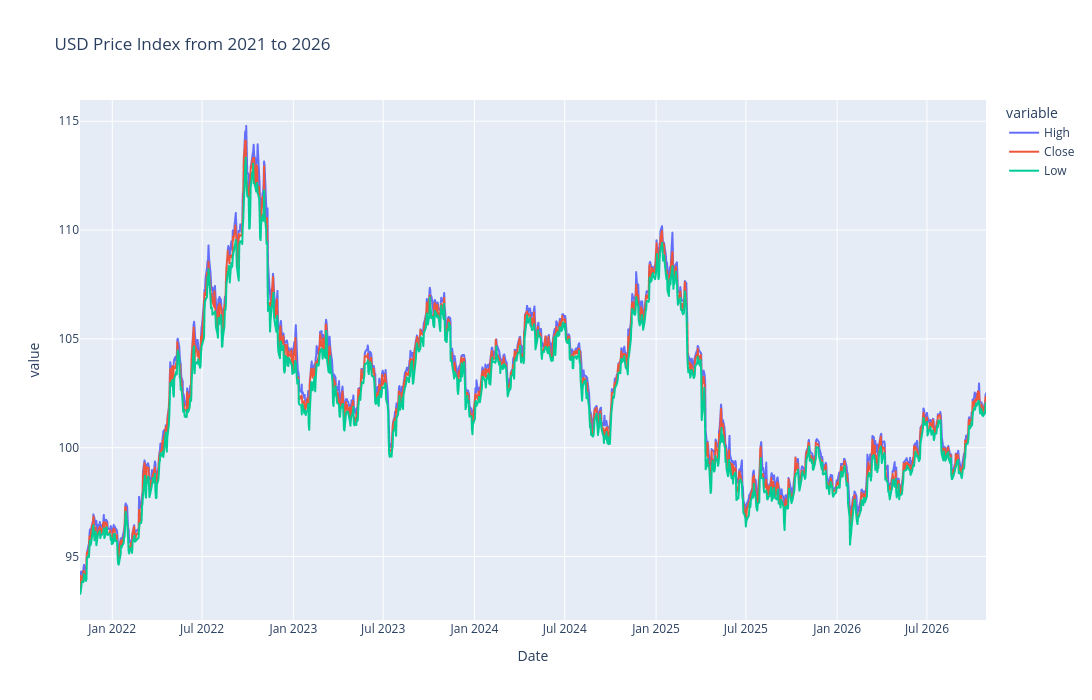

Notebook source saved alongside this figure:
### Code cell
fig = px.line(df, x='Date', y=['High', 'Close', 'Low'], title='USD Price Index from 2021 to 2026')
fig.update_layout(width=1200, height=700)
fig.show()

### Figure 1 — Plotly figure (JSON) as saved in the notebook; plotly's stock layout.template omitted (floating-point values rounded to 4 significant figures; data arrays with more than 128 entries replaced by an {"elided": "..."} marker saying what was removed)
{"data": [{"hovertemplate": "variable=High<br>Date=%{x}<br>value=%{y}<extra></extra>", "legendgroup": "High", "line": {"color": "#636efa", "dash": "solid"}, "marker": {"symbol": "circle"}, "mode": "lines", "name": "High", "showlegend": true, "type": "scattergl", "x": {"elided": "1257 str values"}, "xaxis": "x", "y": {"elided": "1257 float values"}, "yaxis": "y"}, {"hovertemplate": "variable=Close<br>Date=%{x}<br>value=%{y}<extra></extra>", "legendgroup": "Close", "line": {"color": "#EF553B", "dash": "solid"}, "marker": {"symbol": "circle"}, "mode": "lines", "name": "Close", "showlegend": true, "type": "scattergl", "x": {"elided": "1257 str values"}, "xaxis": "x", "y": {"elided": "1257 float values"}, "yaxis": "y"}, {"hovertemplate": "variable=Low<br>Date=%{x}<br>value=%{y}<extra></extra>", "legendgroup": "Low", "line": {"color": "#00cc96", "dash": "solid"}, "marker": {"symbol": "circle"}, "mode": "lines", "name": "Low", "showlegend": true, "type": "scattergl", "x": {"elided": "1257 str values"}, "xaxis": "x", "y": {"elided": "1257 float values"}, "yaxis": "y"}], "layout": {"height": 700, "legend": {"title": {"text": "variable"}, "tracegroupgap": 0}, "title": {"text": "USD Price Index from 2021 to 2026"}, "width": 1200, "xaxis": {"anchor": "y", "domain": [0, 1], "title": {"text": "Date"}}, "yaxis": {"anchor": "x", "domain": [0, 1], "title": {"text": "value"}}}}
